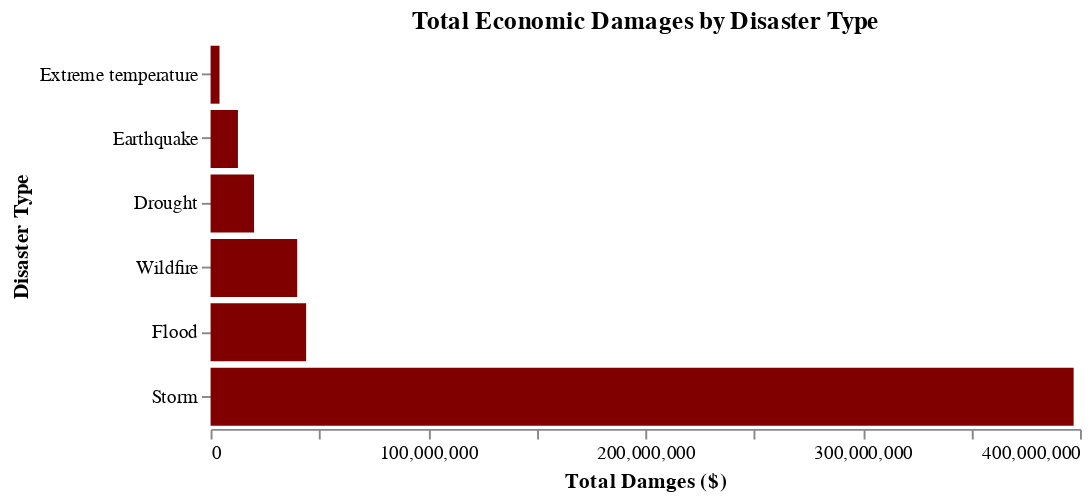

Notebook cell for this chart:
### Code cell
# Plot the total damages caused by damages in North American Countries from 2000 to 2020

bar_chart_damage = alt.Chart(damges_by_disasters_df).mark_bar(color = "maroon").encode(
    x = alt.X('Total_Damages:Q', title = "Total Damges ($)", axis = alt.Axis(grid=False)),
    y = alt.Y('Disaster_Type:N', title = "Disaster Type", axis = alt.Axis(domain = False)).sort("x"),
    tooltip = ['Disaster_Type', 'Total_Damages']
).properties(
    title = 'Total Economic Damages by Disaster Type',
    width = 450,
    height = 200
).configure_view(
    strokeWidth = 0
)

bar_chart_damage

### Figure 1 — Vega-Lite specification as saved in the notebook (floating-point values rounded to 4 significant figures)
{"config": {"view": {"continuousWidth": 300, "continuousHeight": 300, "strokeWidth": 0}}, "data": {"name": "data-a12a0c4519dff267dc2948736f3ac595"}, "mark": {"type": "bar", "color": "maroon"}, "encoding": {"tooltip": [{"field": "Disaster_Type", "type": "nominal"}, {"field": "Total_Damages", "type": "quantitative"}], "x": {"axis": {"grid": false}, "field": "Total_Damages", "title": "Total Damges ($)", "type": "quantitative"}, "y": {"axis": {"domain": false}, "field": "Disaster_Type", "sort": "x", "title": "Disaster Type", "type": "nominal"}}, "height": 200, "title": "Total Economic Damages by Disaster Type", "width": 450, "$schema": "https://vega.github.io/schema/vega-lite/v5.16.3.json", "datasets": {"data-a12a0c4519dff267dc2948736f3ac595": [{"Disaster_Type": "Extreme temperature", "Total_Damages": 4100000}, {"Disaster_Type": "Wildfire", "Total_Damages": 39845000}, {"Disaster_Type": "Storm", "Total_Damages": 397083400}, {"Disaster_Type": "Drought", "Total_Damages": 20000000}, {"Disaster_Type": "Flood", "Total_Damages": 43969000}, {"Disaster_Type": "Earthquake", "Total_Damages": 12586300}]}}
